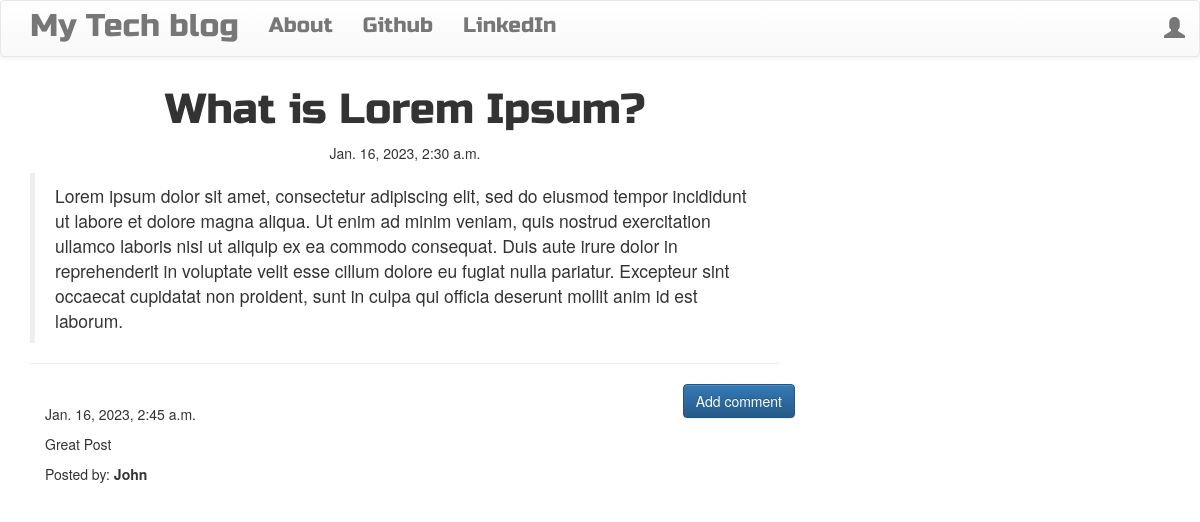
Screenshot of /post/2 with the database file from the repository.
### blog/models.py (models this page shows, shortened)
class Post(models.Model):
    author = models.ForeignKey('auth.User',on_delete=models.CASCADE)
    title = models.CharField(max_length=200)
    text = models.TextField()
    created_date = models.DateTimeField(default=timezone.now)
    published_date = models.DateTimeField(blank=True, null=True)

class Comment(models.Model):
    post = models.ForeignKey('blog.Post', related_name='comments', on_delete=models.CASCADE)
    author = models.CharField(max_length=200)
    text = models.TextField()
    created_date = models.DateTimeField(default=timezone.now)
    approved_comment = models.BooleanField(default=False)

### blog/views.py (the view)
# urls.py: re_path(r'^post/(?P<pk>\d+)$', views.PostDetailView.as_view(), name='post_detail'),
class PostDetailView(DetailView):
    model = Post

### blog/templates/blog/post_detail.html (shortened to what this page needs)
{% extends 'blog/base.html' %}
{% block content %}
        <h1 class='posttitle loader'>{{ post.title }}</h1>
        {% if post.published_date %}
            <div class="date postdate">
                {{ post.published_date }}
            </div>
        {% else %}
            <a class="btn btn-default" href="{% url 'post_publish' pk=post.pk %}">Publish</a>
        {% endif %}
      <p class='postcontent' >{{ post.text|safe|linebreaksbr }}</p>
  <hr>
  <a class="btn btn-primary btn-comment" href="{% url 'add_comment_to_post' pk=post.pk %}">Add comment</a>
  <div class="container">
  {% for comment in post.comments.all %}
  <br>
      {% if user.is_authenticated or comment.approved_comment %}
              {{ comment.created_date }}
          <p>{{ comment.text|safe|linebreaks }}</p>
          <p>Posted by: <strong>{{ comment.author }}</strong></p>
      {% endif %}
  {% empty %}
      <p>No comments posted.</p>
  {% endfor %}
</div>
{% endblock %}

### blog/static/css/blog.css (style rules this page uses)
.postdate { text-align: center; }
.posttitle { font-family: 'Russo One', sans-serif; font-size: 3em; text-align: center; }
.postcontent { font-family: 'Montserrat'; font-size: 1.5em; }
.btn-comment { position: absolute; right: 0px; }
.loader { filter:hue-rotate(0deg); color: linear-gradient(45deg,#0f8,#08f); animation:hue 5000ms infinite linear; }

### rows the page displays
Post: title "What is Lorem Ipsum?", published_date "Jan. 16, 2023, 2:30 a.m.", text "Lorem ipsum dolor sit amet, consectetur adipiscing elit, sed do eiusmod tempor incididunt ut labore et dolore magna aliqua. Ut enim ad minim veniam, quis nostrud exercitation ullamco laboris nisi ut aliquip ex ea commodo consequat. Duis aute irure dolor in reprehenderit in voluptate velit esse cillum dolore eu fugiat nulla pariatur. Excepteur sint occaecat cupidatat non proident, sunt in culpa qui officia deserunt mollit anim id est laborum."
Comment: created_date "Jan. 16, 2023, 2:45 a.m.", text "Great Post", author "John"
